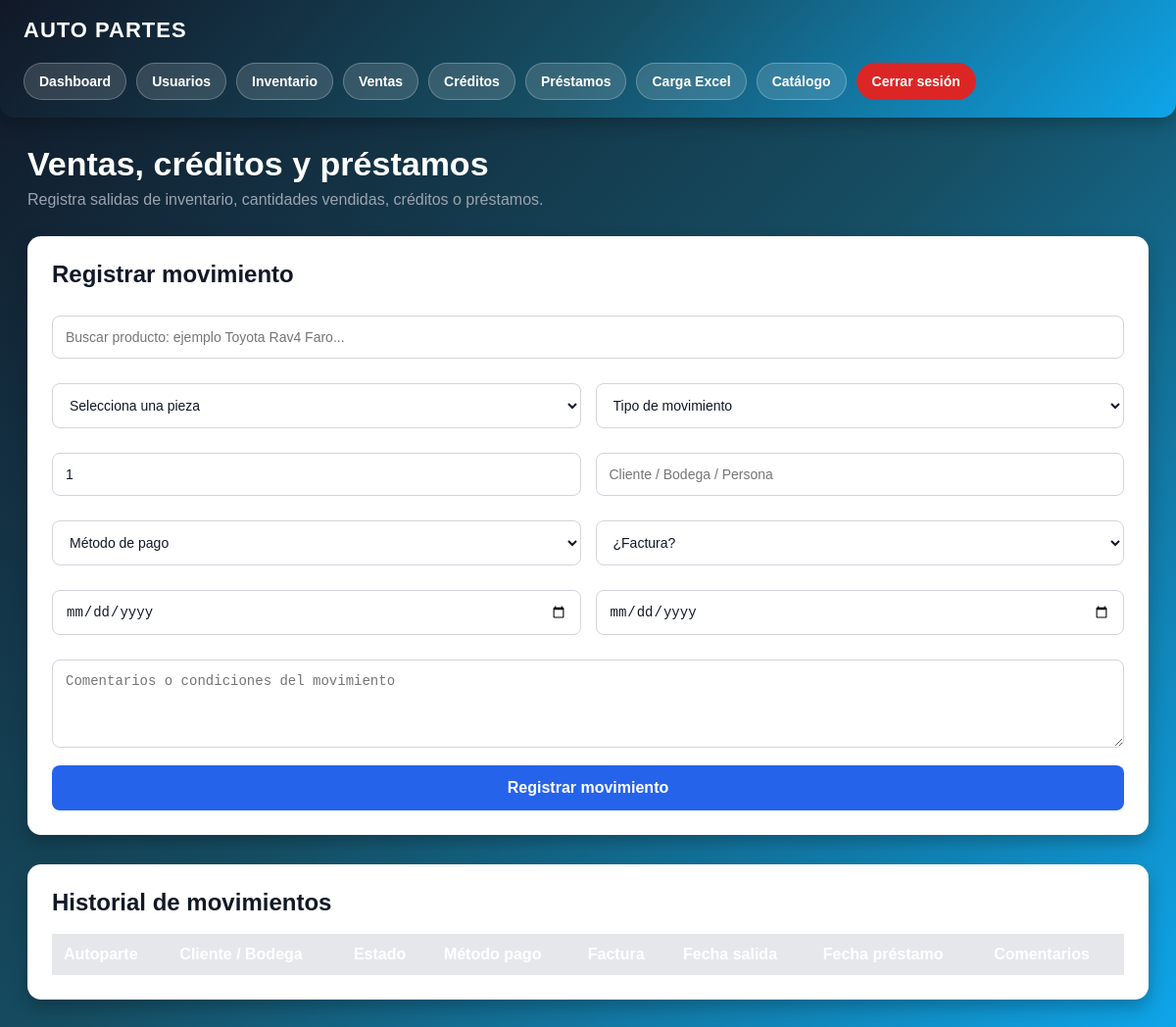
/ventas (signed in), run on an earlier commit of the app's database.
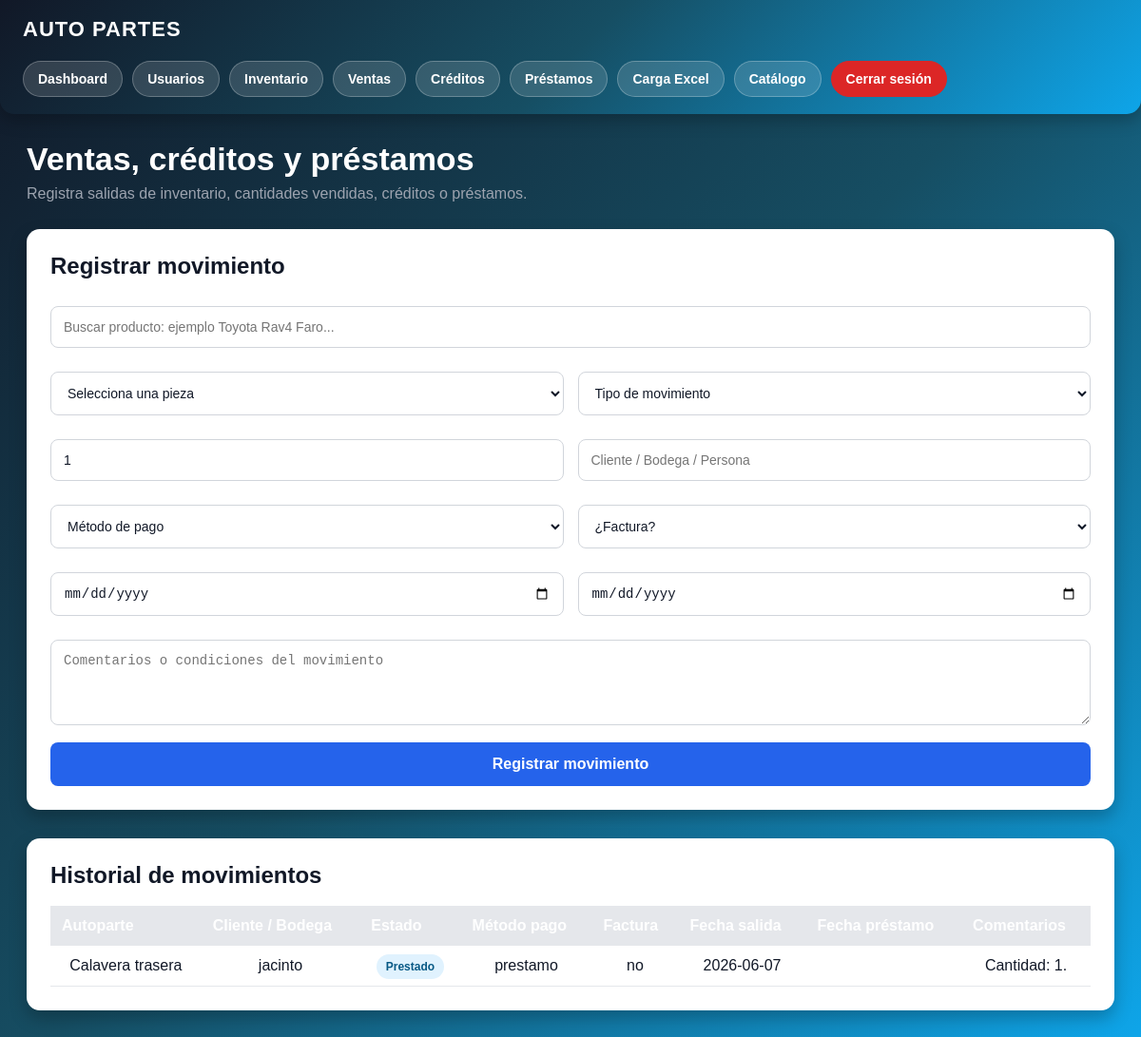
And on a later commit of the database.
### app.py (models this page shows)
class Producto(db.Model):
    id = db.Column(db.Integer, primary_key=True)
    marca = db.Column(db.String(100))
    modelo = db.Column(db.String(100))
    anio = db.Column(db.Integer)
    autoparte = db.Column(db.String(150))
    observaciones = db.Column(db.Text)
    transmision = db.Column(db.String(100))
    motor = db.Column(db.String(100))
    propiedad = db.Column(db.String(100))
    tipo = db.Column(db.String(100))
    lado = db.Column(db.String(50))
    origen = db.Column(db.String(100))
    costo_venta = db.Column(db.Float)
    stock = db.Column(db.Integer, default=1)
    foto = db.Column(db.String(300))
    link_ml = db.Column(db.String(500))
    estado = db.Column(db.String(50), default="disponible")
    vendido_a = db.Column(db.String(150))
    metodo_pago = db.Column(db.String(100))
    factura = db.Column(db.String(100))
    comentarios_venta = db.Column(db.Text)
    fecha_salida = db.Column(db.String(100))
    fecha_prestamo = db.Column(db.String(100))

### app.py (the view, shortened to what this page needs)
@app.route("/ventas", methods=["GET", "POST"])
def ventas():
    if not session.get("rol") in ["admin", "vendedor"]:
        return redirect("/login")
    mensaje = None
    error = None
    productos = Producto.query.filter(Producto.stock > 0).all()
    movimientos = Producto.query.filter(
        Producto.estado.in_(["vendido", "credito", "prestado"])
    ).all()
    return render_template(
        "ventas.html",
        productos=productos,
        movimientos=movimientos,
        mensaje=mensaje,
        error=error
    )

### templates/ventas.html (shortened to what this page needs)
{% extends "layout.html" %}
{% block contenido %}
<div class="ventas-header">
    <h1>Ventas, créditos y préstamos</h1>
    <p>Registra salidas de inventario, cantidades vendidas, créditos o préstamos.</p>
</div>
<div class="ventas-card">
    <h2>Registrar movimiento</h2>
    <form method="POST">
        <div class="form-grid-ventas">
            <input
                type="text"
                id="buscadorProducto"
                class="buscador-producto"
                placeholder="Buscar producto: ejemplo Toyota Rav4 Faro..."
                onkeyup="filtrarProductos()"
            >
            <select name="producto_id" id="productoSelect" required>
                <option value="">Selecciona una pieza</option>
            </select>
            <select name="tipo_movimiento" required>
                <option value="">Tipo de movimiento</option>
            </select>
            <input
                type="number"
                name="cantidad"
                min="1"
                value="1"
                placeholder="Cantidad"
                required
            >
            <input type="text" name="vendido_a" placeholder="Cliente / Bodega / Persona">
            <select name="metodo_pago" required>
                <option value="">Método de pago</option>
            </select>
            <select name="factura">
                <option value="">¿Factura?</option>
            </select>
            <input type="date" name="fecha_salida">
            <input type="date" name="fecha_prestamo">
            <textarea name="comentarios_venta" placeholder="Comentarios o condiciones del movimiento"></textarea>
        </div>
        <button type="submit" class="btn-guardar-venta">
            Registrar movimiento
        </button>
    </form>
</div>
<div class="ventas-table">
    <h2>Historial de movimientos</h2>
    <table>
        <tr>
            <th>Autoparte</th>
            <th>Cliente / Bodega</th>
            <th>Estado</th>
            <th>Método pago</th>
            <th>Factura</th>
            <th>Fecha salida</th>
            <th>Fecha préstamo</th>
            <th>Comentarios</th>
        </tr>
        {% for producto in movimientos %}
        <tr>
            <td>{{ producto.autoparte }}</td>
            <td>{{ producto.vendido_a }}</td>
            <td>
                {% if producto.estado == "vendido" %}
                    <span class="badge badge-vendido">Vendido</span>
                {% elif producto.estado == "prestado" %}
                    <span class="badge badge-prestado">Prestado</span>
                {% elif producto.estado == "credito" %}
                    <span class="badge badge-credito">Crédito</span>
                {% else %}
                    {{ producto.estado }}
                {% endif %}
            </td>
            <td>{{ producto.metodo_pago }}</td>
            <td>{{ producto.factura }}</td>
            <td>{{ producto.fecha_salida }}</td>
            <td>{{ producto.fecha_prestamo }}</td>
            <td>{{ producto.comentarios_venta }}</td>
        </tr>
        {% endfor %}
    </table>
</div>
{% endblock %}

What changed in the data, as far as the page shows it:
now on this page (row edited): Producto: autoparte "Calavera trasera", vendido_a "jacinto", estado "Prestado", metodo_pago "prestamo", factura "no", fecha_salida "2026-06-07", comentarios_venta "Cantidad: 1."
